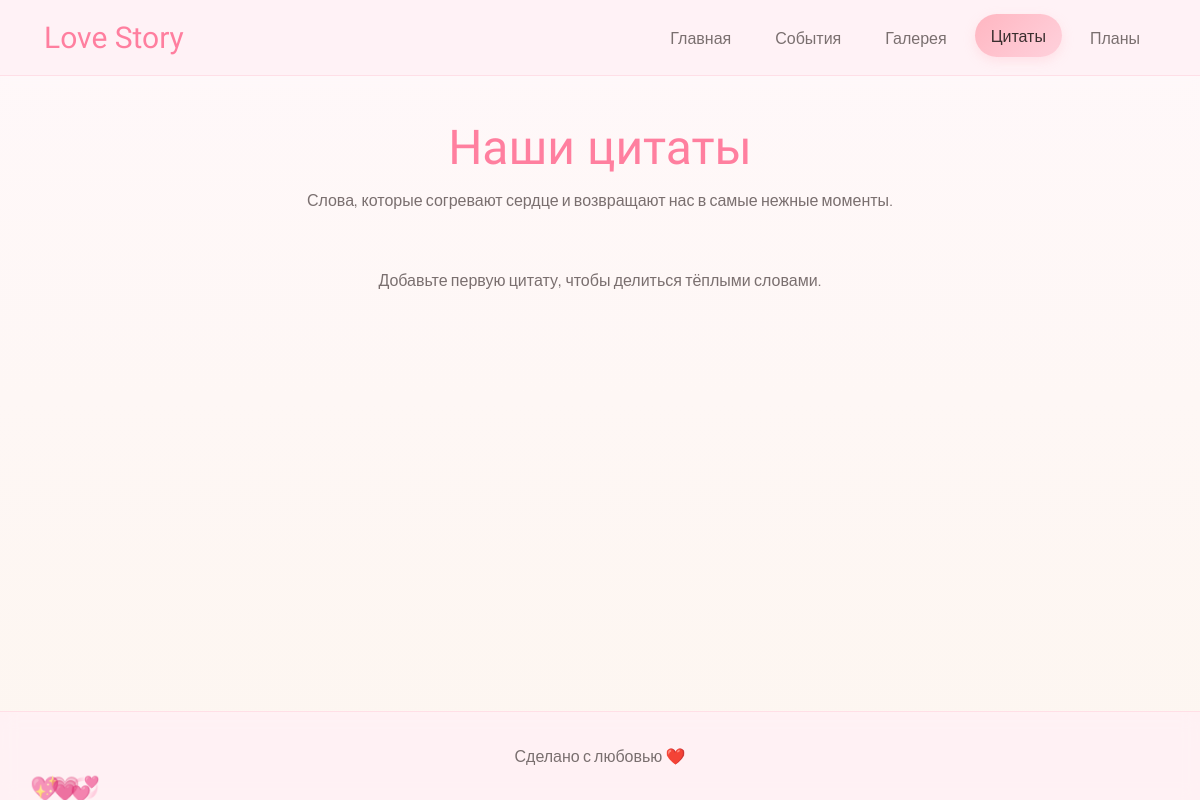
The page /quotes/ on the database as committed earlier.
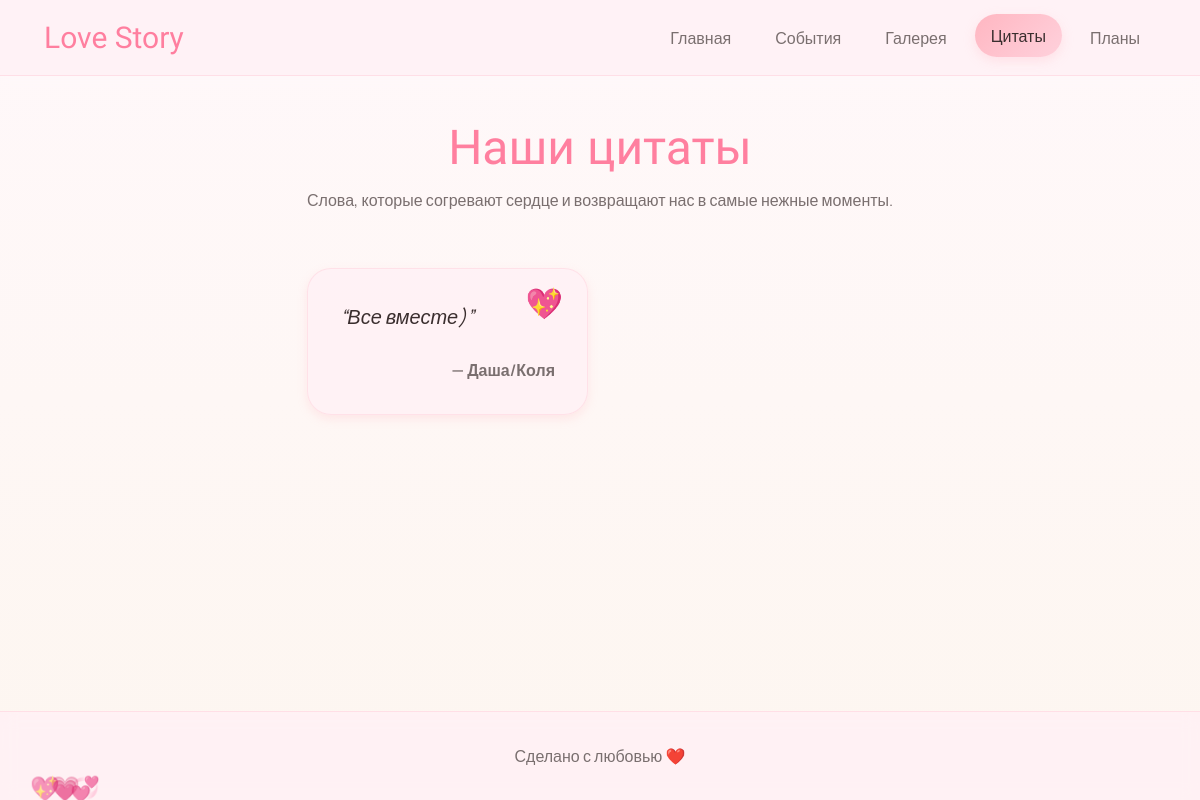
The same page on the database as committed later.
### memories/models.py (models this page shows, shortened)
class Quote(models.Model):
    text = models.TextField("Текст")
    author = models.CharField("Автор", max_length=100)
    class Meta:
        ordering = ["author"]
        verbose_name = "Цитата"
        verbose_name_plural = "Цитаты"

### memories/views.py (the view)
# urls.py: path("quotes/", views.quote_list, name="quotes"),
def quotes(request: HttpRequest) -> HttpResponse:
    items = Quote.objects.all()
    return render(request, "memories/quotes.html", {"quotes": items})

### memories/templates/memories/quotes.html (shortened to what this page needs)
{% extends "memories/base.html" %}
{% block content %}
<section class="fade-up space-y-4 text-center">
    <h1 class="text-5xl romantic-font">Наши цитаты</h1>
    <p class="text-[#7A6F6F] max-w-2xl mx-auto">Слова, которые согревают сердце и возвращают нас в самые нежные моменты.</p>
</section>
<section class="fade-up mt-10 grid gap-6 md:grid-cols-2">
    {% for quote in quotes %}
    <article class="relative romantic-card p-8 bg-[#FFF0F5]/70 border border-[#FFD1DC]/50">
        <span class="absolute top-4 right-6 text-3xl">💖</span>
        <p class="text-xl text-[#3A2E2E] leading-relaxed italic">“{{ quote.text }}”</p>
        <footer class="mt-6 text-right text-[#7A6F6F] font-semibold">— {{ quote.author }}</footer>
    </article>
    {% empty %}
    <p class="text-center text-[#7A6F6F] col-span-full">Добавьте первую цитату, чтобы делиться тёплыми словами.</p>
    {% endfor %}
</section>
{% endblock %}

### memories/templates/memories/base.html (shortened to what this page needs)
{% load static %}
<!DOCTYPE html>
<html lang="ru">
<head>
    <script src="https://cdn.tailwindcss.com"></script>
</head>
<body class="page-transition">
    <div class="min-h-screen flex flex-col">
        <header class="sticky top-0 z-30 bg-[#FFF0F5]/80 backdrop-blur border-b border-[#FFD1DC]/60 shadow-romantic">
            <div class="max-w-6xl mx-auto px-5 py-4 flex items-center justify-between">
                <a href="{% url 'memories:index' %}" class="flex items-center gap-3">
                    <span class="text-3xl romantic-font">Love Story</span>
                </a>
                <nav class="hidden md:flex items-center gap-3">
                    {% with request.resolver_match.url_name as current %}
                    <a href="{% url 'memories:index' %}" class="nav-link {% if current == 'index' %}active{% endif %}">Главная</a>
                    <a href="{% url 'memories:timeline' %}" class="nav-link {% if current == 'timeline' %}active{% endif %}">События</a>
                    <a href="{% url 'memories:gallery' %}" class="nav-link {% if current == 'gallery' %}active{% endif %}">Галерея</a>
                    <a href="{% url 'memories:quotes' %}" class="nav-link {% if current == 'quotes' %}active{% endif %}">Цитаты</a>
                    <a href="{% url 'memories:plans' %}" class="nav-link {% if current == 'plans' %}active{% endif %}">Планы</a>
                    {% endwith %}
                </nav>
            </div>
        </header>
        <main class="flex-1 max-w-6xl mx-auto px-5 py-12 space-y-14">
            {% block content %}{% endblock %}
        </main>
        <footer class="bg-[#FFF0F5]/80 backdrop-blur py-8 border-t border-[#FFD1DC]/60">
            <div class="max-w-6xl mx-auto px-5 text-center text-[#7A6F6F]">
                Сделано с любовью ❤️
            </div>
        </footer>
    </div>
    <div class="floating-hearts">
        <span>💖</span>
        <span>💞</span>
        <span>💗</span>
    </div>
</body>
</html>

### memories/templates/memories/base.html (style rules this page uses)
html { scroll-behavior: smooth; }
body { font-family: 'Manrope', sans-serif; background: linear-gradient(180deg, #FFF8FA 0%, #FDF6F0 100%); color: #3A2E2E; min-height: 100vh; }
h1, h2, h3, .romantic-font { font-family: 'Dancing Script', cursive; color: #FF7F9F; }
.fade-up { opacity: 0; transform: translateY(20px); transition: all 0.8s ease; }
.fade-up.show { opacity: 1; transform: translateY(0); }
.page-transition { opacity: 0; transition: opacity 0.5s ease; }
.page-transition.ready { opacity: 1; }
.romantic-card { background: rgba(255, 255, 255, 0.85); border-radius: 24px; box-shadow: 0 4px 10px rgba(255,182,193,0.25); transition: transform 0.3s ease, box-shadow 0.3s ease; }
.nav-link { padding: 0.6rem 1rem; border-radius: 9999px; transition: background 0.3s ease, color 0.3s ease, transform 0.3s ease; color: #7A6F6F; font-weight: 500; }
.nav-link:hover, .nav-link.active { background: linear-gradient(135deg, #FFB6C1 0%, #FFD1DC 100%); color: #3A2E2E; box-shadow: 0 4px 12px rgba(255,182,193,0.3); transform: translateY(-2px); }
.floating-hearts { position: fixed; left: 30px; bottom: 30px; pointer-events: none; z-index: 40; }
.floating-hearts span { display: block; animation: float 6s infinite ease-in-out; color: rgba(255,182,193,0.6); font-size: 1.5rem; position: absolute; }
.floating-hearts span:nth-child(2) { animation-delay: 2s; left: 40px; color: rgba(255,209,220,0.7); }
.floating-hearts span:nth-child(3) { animation-delay: 4s; left: 20px; color: rgba(255,240,245,0.7); }

Rows that differ between the two databases and show on the page:
added Quote: text "Все вместе)", author "Даша/Коля"
Other text that changed with them:
text no longer shown: "Добавьте первую цитату, чтобы делиться тёплыми словами."
